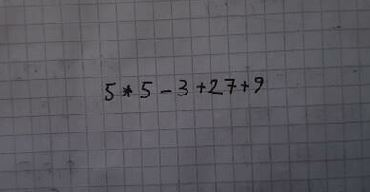
#> input picture testing/med1.JPG, 370 x 192 px
$ python threshold_recoginition_tests.py
#> lines starting #> are read from the running program, lines starting #| are printed output that depends on the picture; after the words box and inside, x2 and y2 are one past the last pixel; in counts of white or black regions, pixels touching at a corner belong together
### networks/mser/utils.py
import cv2
import numpy as np
import imutils
import math

# Checks if a rectangle is inside the test rectangle
def is_inside_box(check_box, test_box):
    cx, cy, *_ = check_box
    tx, ty, tw, th = test_box
    min_x = tx
    max_x = tx + tw
    min_y = ty
    max_y = ty + th
    if (min_x <= cx <= max_x) and (min_y <= cy <= max_y):
        return True
    return False


def filter_boxes(boxes, search_area):
    # Discard boxes which are too large or have extreme aspect ratios
    max_area_threshold = 0.15
    while True:
        reset = False
        for index, box in enumerate(boxes):
            x, y, w, h = box
            box_area = w * h
            if box_area > int(search_area * max_area_threshold):
                reset = True
                boxes = np.delete(boxes, index, 0)
                break
            if (w / 28) > h or (h / 28) > w:
                reset = True
                boxes = np.delete(boxes, index, 0)
                break
        if not reset:
            break

    # Some regions of interest may overlap, so we need to remove those
    while True:
        reset = False
        for index, box in enumerate(boxes):
            for test_box in boxes:
                if np.array_equal(box, test_box):
                    continue
                if is_inside_box(box, test_box):
                    reset = True
                    boxes = np.delete(boxes, index, 0)
                    break
            if reset:
                break
        if not reset:
            break

    return boxes


# Resizes a grayscale image with arbitrary size to (28, 28) while preserving the original aspect ratio
# [17 lines left out: function resize_image, not called in this run]


# Resizes a grayscale image with arbitrary size to have at most (28, 28) size while preserving the aspect ratio
def resize_image_no_padding(x, w, h):
    interpolation_mode = cv2.INTER_CUBIC
    if w > h:
        resized = imutils.resize(x, width=28, inter=interpolation_mode)
    elif h > w:
        resized = imutils.resize(x, height=28, inter=interpolation_mode)
    else:
        resized = imutils.resize(x, width=28, height=28, inter=interpolation_mode)
    return resized


# Pads a binary image with size (x, 28) or (28, x) to (28, 28)
def pad_to_size(x, fill_value):
    square_img = np.full((28, 28), fill_value, x.dtype)
    h = x.shape[0]
    w = x.shape[1]
    if w > h:
        top_padding = math.floor((28 - h) / 2)
        square_img[top_padding:top_padding + h, 0:28] = x
    elif h > w:
        left_padding = math.floor((28 - w) / 2)
        square_img[0:28, left_padding:left_padding + w] = x
    else:
        square_img = x
    return square_img


# [6 lines left out: function try_eval_equation, not called in this run]

### networks/mser/threshold_recoginition_tests.py
import os
import cv2
import cv2 as cv
from matplotlib import pyplot as plt

from networks.mser.utils import filter_boxes, pad_to_size
from networks.mser.utils import resize_image, resize_image_no_padding

img_size = (320, 160)

mser = cv2.MSER_create(delta=25, min_area=20, max_variation=0.4)

dirname = os.path.dirname(__file__)
img1 = cv2.resize(cv.imread(f'{dirname}/../../testing/med1.JPG', cv2.IMREAD_GRAYSCALE), img_size, interpolation=cv2.INTER_LINEAR)
#> img1: shape (160, 320); min 2, max 127, mean 90.8
img2 = cv2.resize(cv.imread(f'{dirname}/../../testing/hard2.JPG', cv2.IMREAD_GRAYSCALE), img_size, interpolation=cv2.INTER_LINEAR)
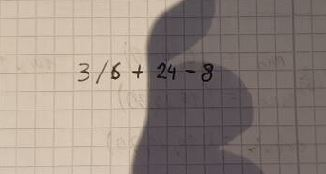
#> input picture testing/hard2.JPG, 326 x 174 px
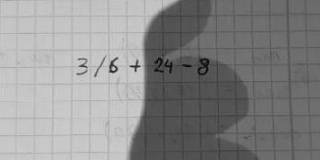
#> img2: shape (160, 320); min 6, max 220, mean 139

blurred1 = cv2.GaussianBlur(img1, (5, 5), 0)
blurred2 = cv2.GaussianBlur(img2, (5, 5), 0)

images = [blurred1, blurred2]

block_size = 15
constant = 11

recog_block_size = 3
recog_constant = 5

for img in images:
    threshold = cv.adaptiveThreshold(img, 255, cv.ADAPTIVE_THRESH_GAUSSIAN_C, cv.THRESH_BINARY, block_size, constant)

    regions, potentially_valid_boxes = mser.detectRegions(threshold)
    valid_boxes = filter_boxes(potentially_valid_boxes, 320 * 160)
    for index, box in enumerate(valid_boxes):
        x, y, w, h = box
        roi = img[y:y + h, x:x + w]
        scaled = resize_image_no_padding(roi, w, h)
        ret1, res1 = cv2.threshold(scaled, 127, 255, cv2.THRESH_BINARY_INV)
        ret2, res2 = cv.threshold(scaled, 127, 255, cv.THRESH_BINARY_INV + cv.THRESH_OTSU)
        ret3, res3 = cv.threshold(scaled, 127, 255, cv.THRESH_BINARY_INV + cv.THRESH_TRIANGLE)
        res4 = cv.adaptiveThreshold(scaled, 255, cv.ADAPTIVE_THRESH_MEAN_C, cv.THRESH_BINARY_INV, recog_block_size, recog_constant)
        res5 = cv.adaptiveThreshold(scaled, 255, cv.ADAPTIVE_THRESH_GAUSSIAN_C, cv.THRESH_BINARY_INV, recog_block_size, recog_constant)

        titles = ["Original image", 'Scaled Image', 'Global v=127', 'Global + otsu', 'Global + triangle',
                  'Adaptive Mean (' + str(recog_block_size) + "," + str(recog_constant) + ")",
                  'Adaptive Gaussian (' + str(recog_block_size) + "," + str(recog_constant) + ")"]
        images = [roi, scaled, pad_to_size(res1, 0), pad_to_size(res2, 0), pad_to_size(res3, 0), pad_to_size(res4, 0), pad_to_size(res5, 0)]
        for i in range(7):
            plt.subplot(3, 3, i + 1)
            plt.imshow(images[i], 'gray')
            plt.title(titles[i])
            plt.xticks([])
            plt.yticks([])
        plt.show()
#> this loop made 2 passes
#> max_area_threshold in filter_boxes on pass 1: 0.15
#> pass 1, `threshold = cv.adaptiveThreshold(img, 255, cv.ADAPTIVE_THRESH_GAUSSIAN..`:
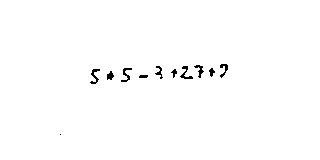
#> threshold: shape (160, 320); 99.1% white; black in thin lines or dots, all inside (x1, y1, x2, y2) = (60, 64, 228, 135)
#> pass 1, in resize_image_no_padding, `resized = imutils.resize(x, width=28, height=28, inter=interpolation_m..`:
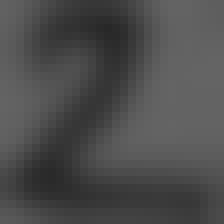
#> resized: shape (28, 28) (shown 8 times larger); min 40, max 100, mean 76.2
#> pass 1, `plt.show()`:
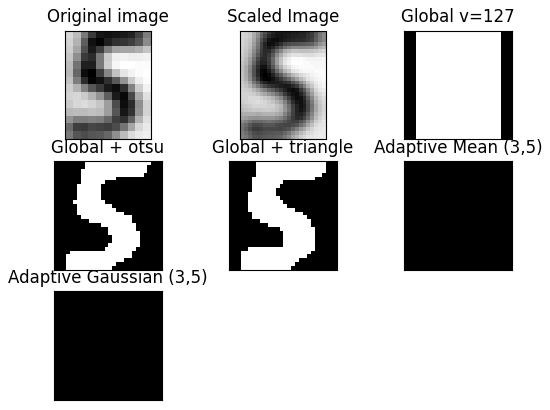
#> figure drawn by matplotlib, 7 panels
#> pass 1, `plt.show()`:
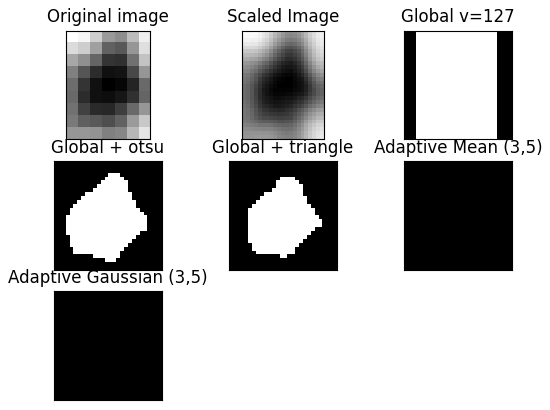
#> figure drawn by matplotlib, 7 panels
#> after the loop:
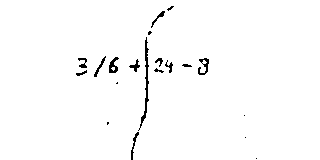
#> threshold: shape (160, 320); 98.3% white; black in thin lines or dots, all inside (x1, y1, x2, y2) = (76, 6, 257, 160)
